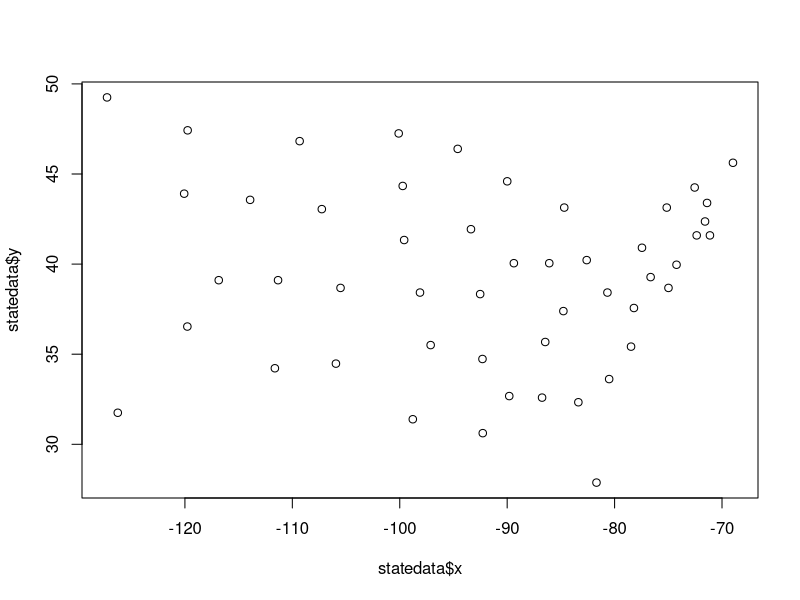
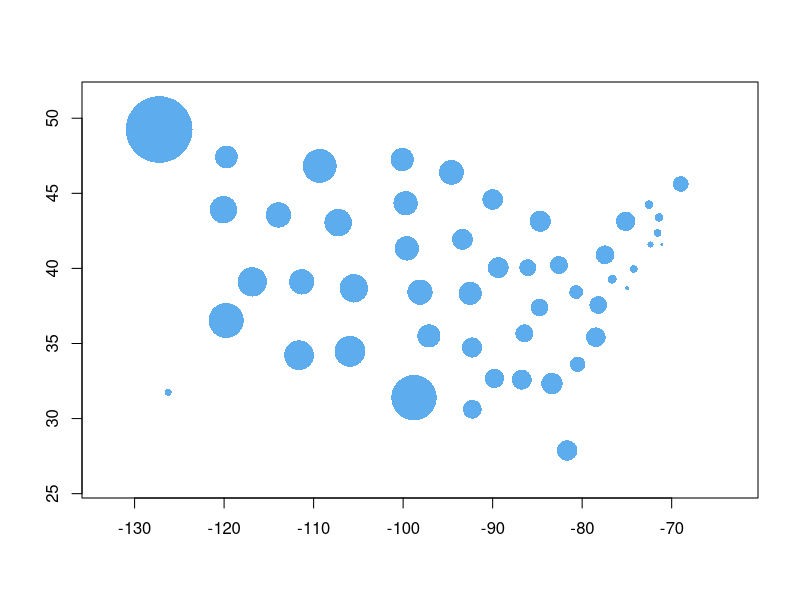
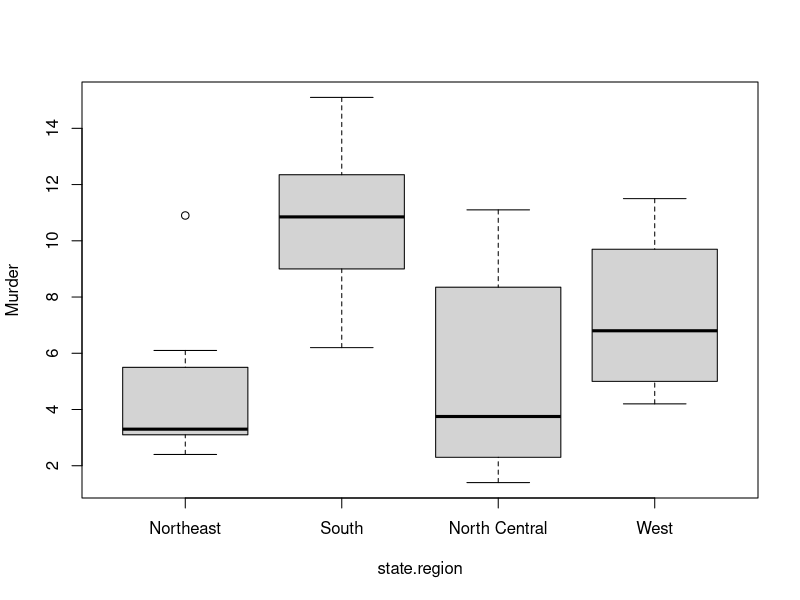
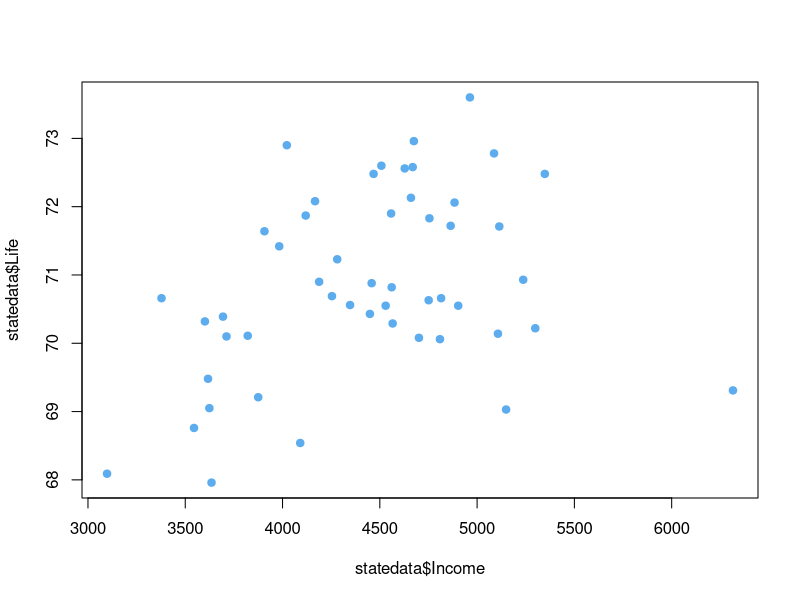
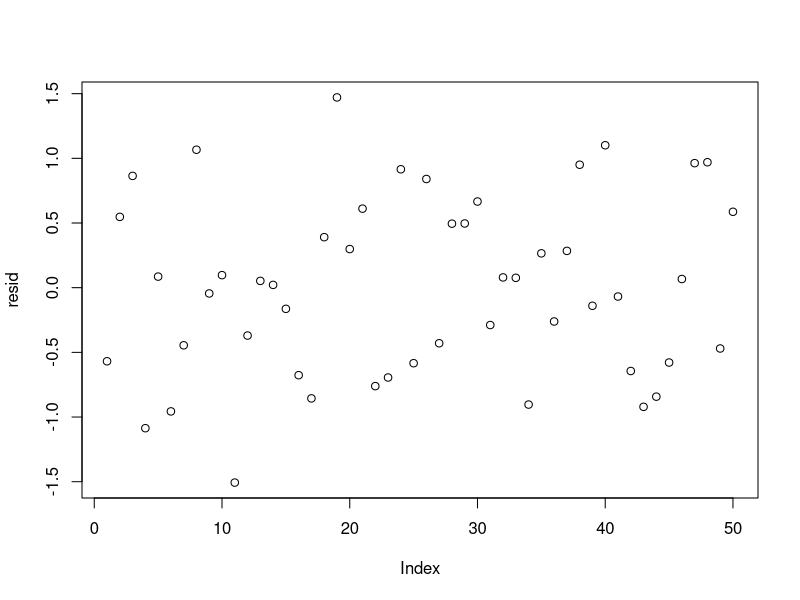

Recreate these plots in R, in order.
##
## Week2 HW: State
##

# load data
data(state)
statedata = cbind(data.frame(state.x77), 
state.abb, state.area, state.center,  state.division, state.name, state.region)
str(statedata)

# plot location
plot(statedata$x, statedata$y)
# symbol plot that has varying symbol size
symbols(statedata$x, statedata$y, circles=sqrt(statedata$Area/1000),
inches=1/3, ann=F, bg="steelblue2", fg=NULL)

# region average high school rate
tapply(statedata$HS.Grad, statedata$state.region, mean)

# boxplot of muder ~ region
boxplot(Murder ~ state.region, data=statedata)
# find outlier in Northeast
ne <- subset(statedata, state.region=="Northeast")
ne[which.max(ne$Murder),] ## New York is the answer

# predict life.Exp
lm1 <- lm(Life.Exp ~ Population + Income + Illiteracy + Murder + HS.Grad
+ Frost + Area, data=statedata)
summary(lm1)

# plot Life ~ Income
plot(statedata$Income, statedata$Life, pch=19, col="steelblue2")

# refine model by removing Area (largest p-value), then Illiteracy, then Income
lm2 <- lm(Life.Exp ~ Population + Murder + HS.Grad + Frost, data=statedata)
summary(lm2)

# predict with lm2
pred.life <- predict(lm2)
# lowest life.exp
sort(pred.life)
statedata$state.name[which.min(statedata$Life)]
statedata$state.name[which.max(statedata$Life)]

# examin residuals
resid <- pred.life - statedata$Life
sort(abs(resid))
plot(resid)